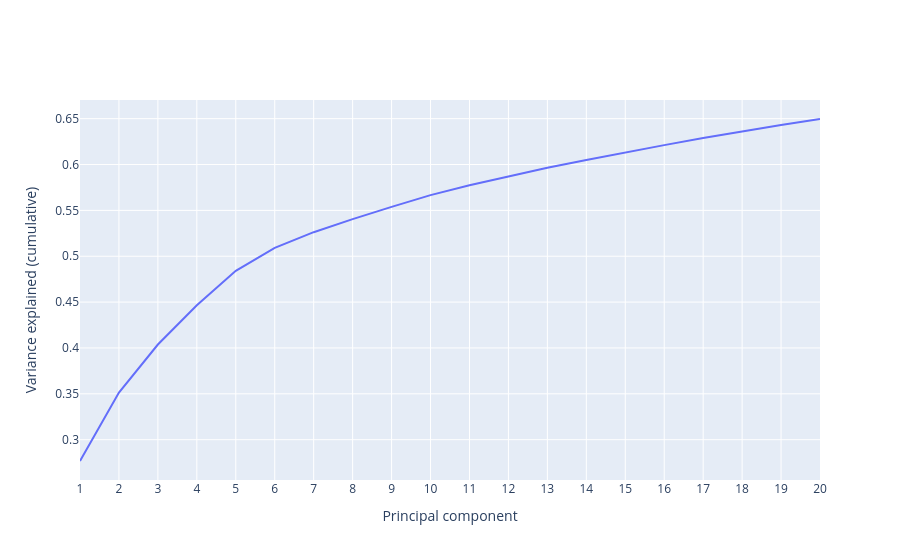

Notebook code for this chart:
### Code cell
# Create a cumulative sum of elements in the fracs array
x = np.arange(1, len(fracs) + 1)
y = np.cumsum(fracs) 

# Plotting the variance explained by cumulative proportion
fig = go.Figure(data = go.Scatter(x = x, y = y))
fig.update_layout(xaxis_title = 'Principal component', 
                  yaxis_title = 'Variance explained (cumulative)', 
                  xaxis = dict(dtick = 1.0))
fig.show()

### Figure 1 — Plotly figure (JSON) as saved in the notebook; plotly's stock layout.template omitted (floating-point values rounded to 4 significant figures)
{"data": [{"type": "scatter", "x": [1, 2, 3, 4, 5, 6, 7, 8, 9, 10, 11, 12, 13, 14, 15, 16, 17, 18, 19, 20], "y": [0.2768, 0.3514, 0.4038, 0.4466, 0.4841, 0.5091, 0.5262, 0.5405, 0.5538, 0.5666, 0.5774, 0.5873, 0.5964, 0.605, 0.6133, 0.6211, 0.6289, 0.6362, 0.643, 0.6496]}], "layout": {"xaxis": {"dtick": 1, "title": {"text": "Principal component"}}, "yaxis": {"title": {"text": "Variance explained (cumulative)"}}}}
